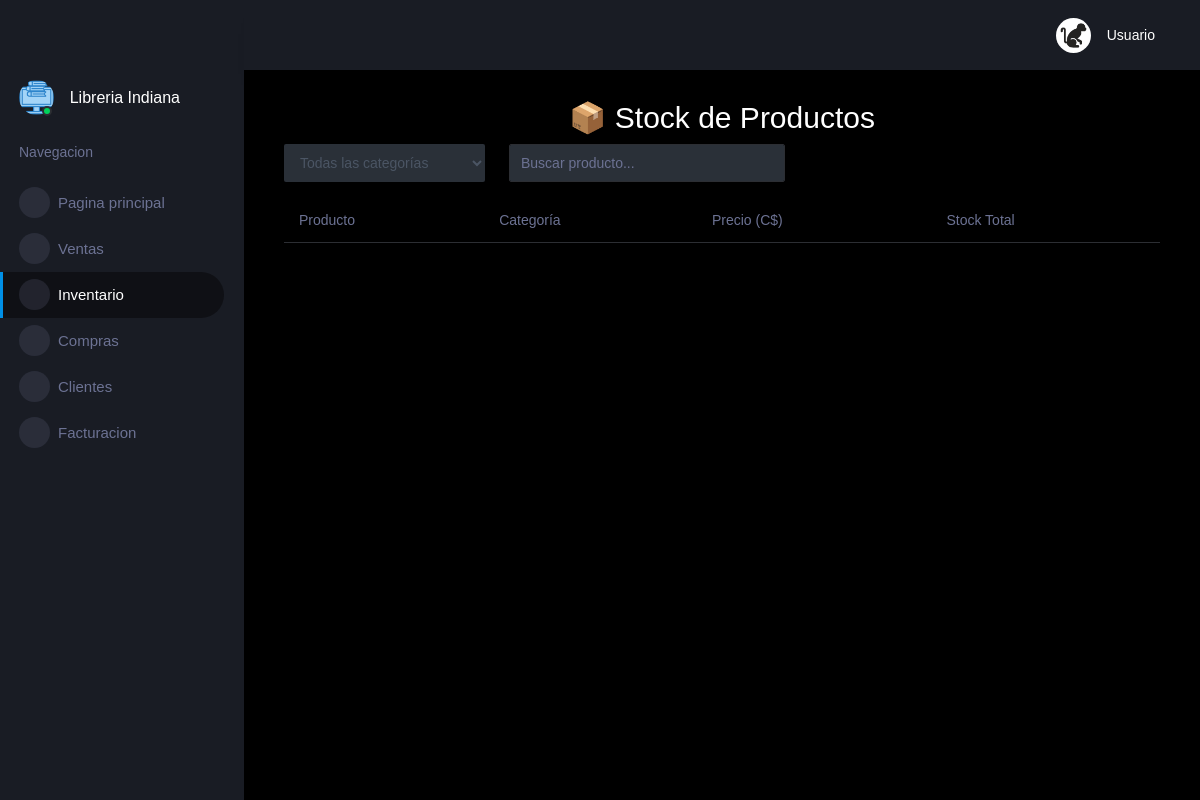
The page /stock on the database as committed earlier.
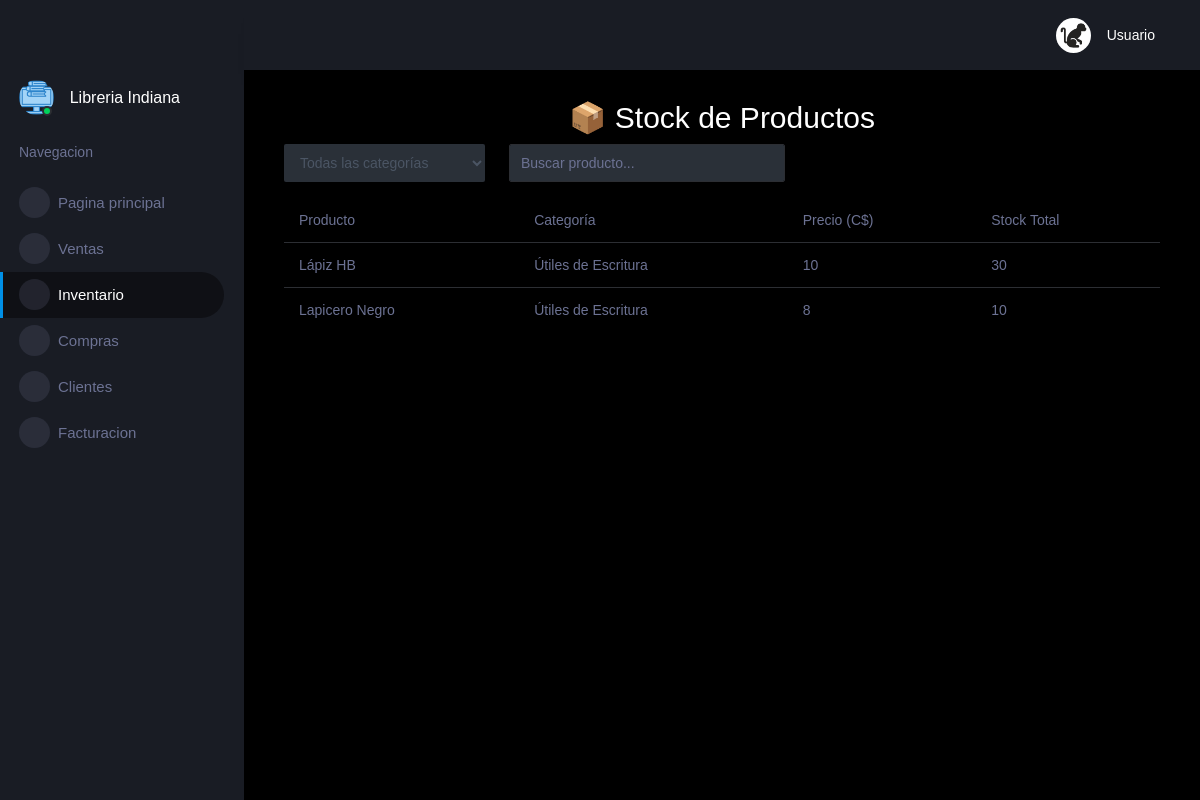
The same page on the database as committed later.
### tables this page shows
CREATE TABLE Stock_Sucursal (
    IDStock INTEGER PRIMARY KEY AUTOINCREMENT,
    IDSucursal INTEGER,
    IDProducto INTEGER,
    Cantidad DECIMAL NOT NULL,
    FOREIGN KEY (IDSucursal) REFERENCES Sucursal(IDSucursal),
    FOREIGN KEY (IDProducto) REFERENCES Producto(IDProducto)
);

CREATE TABLE Producto (
    IDProducto INTEGER PRIMARY KEY AUTOINCREMENT,
    IDCategoria INTEGER,
    Nombre TEXT NOT NULL,
    Descripcion TEXT,
    Precio DECIMAL,
    ImagenURL TEXT, -- Campo agregado para la URL de la imagen
    FOREIGN KEY (IDCategoria) REFERENCES Categoria(IDCategoria)
);

CREATE TABLE Categoria (
    IDCategoria INTEGER PRIMARY KEY AUTOINCREMENT,
    Nombre TEXT NOT NULL
);

### app.py (the view)
@app.route("/stock")
def mostrar_stock():
    conexion = get_db_connection()
    cursor = conexion.cursor()
    cursor.execute("""
        SELECT p.IDProducto, p.Nombre, p.Precio, p.ImagenURL, p.IDCategoria, c.Nombre,
               s.Cantidad AS stock_total
        FROM Producto AS p
        JOIN Categoria AS c ON p.IDCategoria = c.IDCategoria
        JOIN Stock_Sucursal AS s ON p.IDProducto = s.IDProducto
        WHERE s.IDSucursal = 1
    """)
    productos = cursor.fetchall()
    cursor.execute("SELECT IDCategoria, Nombre FROM Categoria")
    categorias = cursor.fetchall()
    conexion.close()
    return render_template("stock.html", productos=productos, categorias=categorias)

### app.py (called while the page is built)
def get_db_connection():
    conn = sqlite3.connect(database_path)
    conn.row_factory = sqlite3.Row
    return conn

@app.after_request
def add_header(response):
    response.headers["Cache-Control"] = "no-cache, no-store, must-revalidate"
    response.headers["Pragma"] = "no-cache"
    response.headers["Expires"] = "0"
    return response

### templates/stock.html (shortened to what this page needs)
{% extends "layout.html" %}
{% block main %}
<div class="container">
    <h2 class="text-center">📦 Stock de Productos</h2>
    <div class="row mb-3">
        <div class="col-md-3">
            <select id="categoria" class="form-control">
                <option value="todas">Todas las categorías</option>
            </select>
        </div>
        <div class="col-md-4">
            <input type="text" id="busqueda" class="form-control" placeholder="Buscar producto...">
        </div>
    </div>
    <div class="table-responsive">
        <table class="table">
            <thead>
                <tr>
                    <th>Producto</th>
                    <th>Categoría</th>
                    <th>Precio (C$)</th>
                    <th>Stock Total</th>
                </tr>
            </thead>
            <tbody id="productos-container">
                {% for producto in productos %}
                <tr class="producto" data-categoria="{{ producto[4] }}" data-nombre="{{ producto[1] | lower }}">
                    <td>{{ producto[1] }}</td>
                    <td>{{ producto[5] }}</td>
                    <td>{{ producto[2] }}</td>
                    <td>{{ producto[6] }}</td>
                </tr>
                {% endfor %}
            </tbody>
        </table>
    </div>
</div>
{% endblock %}

Rows that differ between the two databases and show on the page:
added Stock_Sucursal: Nombre "Lápiz HB", Nombre "Útiles de Escritura", Precio "10", Cantidad "30"
added Stock_Sucursal: Nombre "Lapicero Negro", Nombre "Útiles de Escritura", Precio "8", Cantidad "10"
